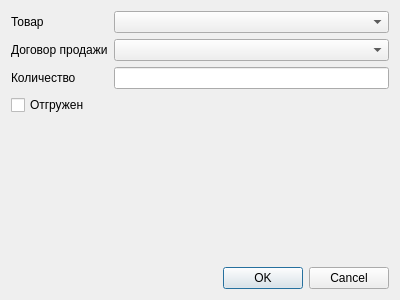
<?xml version="1.0" encoding="UTF-8"?>
<ui version="4.0">
 <class>DialogProductSale</class>
 <widget class="QDialog" name="DialogProductSale">
  <property name="geometry">
   <rect>
    <x>0</x>
    <y>0</y>
    <width>400</width>
    <height>300</height>
   </rect>
  </property>
  <property name="windowTitle">
   <string>Продажа товара</string>
  </property>
  <layout class="QGridLayout" name="gridLayout">
   <item row="0" column="0">
    <widget class="QLabel" name="label">
     <property name="text">
      <string>Товар</string>
     </property>
    </widget>
   </item>
   <item row="0" column="1">
    <widget class="QComboBox" name="comboBoxProduct"/>
   </item>
   <item row="1" column="0">
    <widget class="QLabel" name="label_2">
     <property name="text">
      <string>Договор продажи</string>
     </property>
    </widget>
   </item>
   <item row="1" column="1">
    <widget class="QComboBox" name="comboBoxContractSale"/>
   </item>
   <item row="2" column="0">
    <widget class="QLabel" name="label_3">
     <property name="text">
      <string>Количество</string>
     </property>
    </widget>
   </item>
   <item row="2" column="1">
    <widget class="QLineEdit" name="lineEditCount"/>
   </item>
   <item row="3" column="0">
    <widget class="QCheckBox" name="checkBoxShipped">
     <property name="text">
      <string>Отгружен</string>
     </property>
    </widget>
   </item>
   <item row="4" column="1">
    <spacer name="verticalSpacer">
     <property name="orientation">
      <enum>Qt::Vertical</enum>
     </property>
     <property name="sizeHint" stdset="0">
      <size>
       <width>20</width>
       <height>135</height>
      </size>
     </property>
    </spacer>
   </item>
   <item row="5" column="0" colspan="2">
    <widget class="QDialogButtonBox" name="buttonBox">
     <property name="orientation">
      <enum>Qt::Horizontal</enum>
     </property>
     <property name="standardButtons">
      <set>QDialogButtonBox::Cancel|QDialogButtonBox::Ok</set>
     </property>
    </widget>
   </item>
  </layout>
 </widget>
 <resources/>
 <connections>
  <connection>
   <sender>buttonBox</sender>
   <signal>accepted()</signal>
   <receiver>DialogProductSale</receiver>
   <slot>accept()</slot>
   <hints>
    <hint type="sourcelabel">
     <x>248</x>
     <y>254</y>
    </hint>
    <hint type="destinationlabel">
     <x>157</x>
     <y>274</y>
    </hint>
   </hints>
  </connection>
  <connection>
   <sender>buttonBox</sender>
   <signal>rejected()</signal>
   <receiver>DialogProductSale</receiver>
   <slot>reject()</slot>
   <hints>
    <hint type="sourcelabel">
     <x>316</x>
     <y>260</y>
    </hint>
    <hint type="destinationlabel">
     <x>286</x>
     <y>274</y>
    </hint>
   </hints>
  </connection>
 </connections>
</ui>
